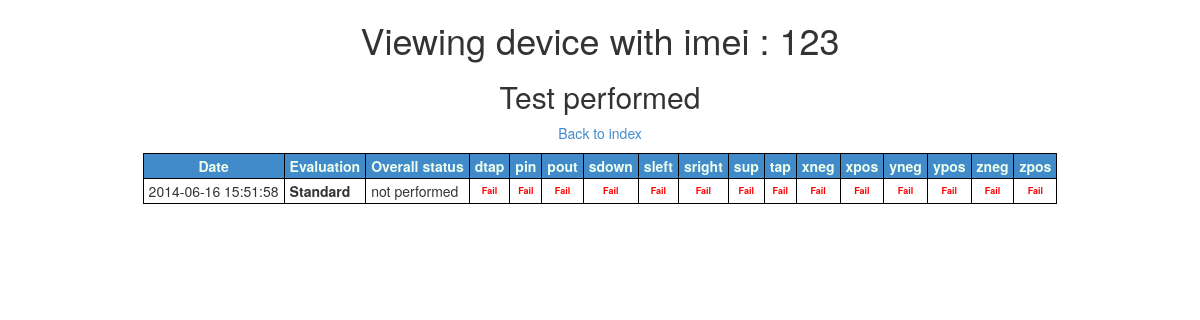
The app's page /admin/devices/view.php?imei=123, older data.
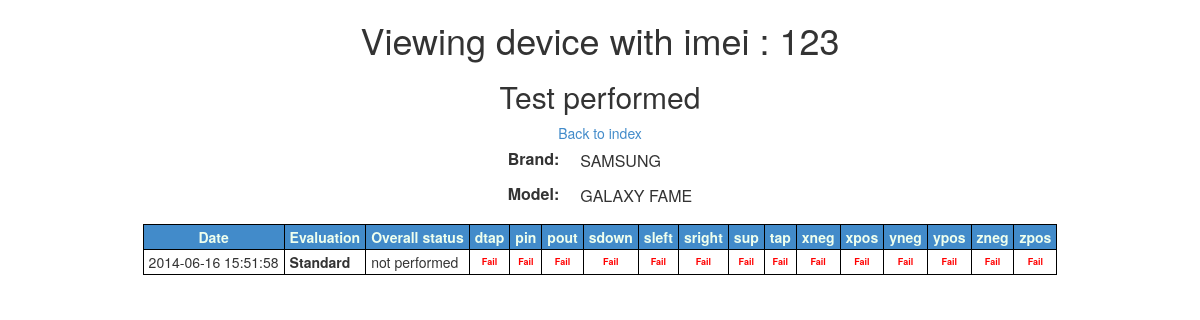
The same page, newer data.
### tables this page shows
CREATE TABLE `devices` (
  `id_device` int(11) NOT NULL AUTO_INCREMENT,
  `name` varchar(45) DEFAULT NULL,
  `imei` varchar(30) DEFAULT NULL,
  `id_model` int(11) DEFAULT NULL,
  `id_brand` int(11) DEFAULT NULL,
  `last_use` timestamp NULL DEFAULT CURRENT_TIMESTAMP,
  PRIMARY KEY (`id_device`),
  UNIQUE KEY `iddevices_UNIQUE` (`id_device`),
  UNIQUE KEY `imei_UNIQUE` (`imei`),
  KEY `fk_devices_1_idx` (`id_brand`),
  KEY `fk_devices_2_idx` (`id_model`),
  CONSTRAINT `fk_devices_1` FOREIGN KEY (`id_brand`) REFERENCES `brands` (`id_brand`) ON DELETE SET NULL ON UPDATE CASCADE,
  CONSTRAINT `fk_devices_2` FOREIGN KEY (`id_model`) REFERENCES `models` (`id_model`) ON DELETE SET NULL ON UPDATE CASCADE
);

CREATE TABLE `brands` (
  `id_brand` int(11) NOT NULL AUTO_INCREMENT,
  `name` varchar(75) DEFAULT NULL,
  `description` varchar(45) DEFAULT NULL,
  PRIMARY KEY (`id_brand`),
  UNIQUE KEY `id_brands_UNIQUE` (`id_brand`)
);

CREATE TABLE `models` (
  `id_model` int(11) NOT NULL AUTO_INCREMENT,
  `name` varchar(45) DEFAULT NULL,
  `model` varchar(45) DEFAULT NULL,
  `id_brand` int(11) DEFAULT NULL,
  PRIMARY KEY (`id_model`),
  UNIQUE KEY `id_models_UNIQUE` (`id_model`),
  KEY `fk_models_1_idx` (`id_brand`),
  CONSTRAINT `fk_models_1` FOREIGN KEY (`id_brand`) REFERENCES `brands` (`id_brand`) ON DELETE CASCADE ON UPDATE CASCADE
);

### admin/devices/view.php (the view, shortened to what this page needs)
<html>
    <head>
        <?php
        include_once '../../template/_head.php';
        include_once "../requests/getTests.php";
        ?>
        <link href="/mobile/admin/css/admin.css" rel="stylesheet" type="text/css" >
    </head>
    <body>
        <div class="container">
            <?php
            $link = mysqli_connect($hst, $usrnm, $psswrd, $schm) or die("Error " . mysqli_error($link));
            $imei = filter_input(INPUT_GET, "imei");
            $device = "SELECT d.*, b.id_brand, b.name as brand_name, m.id_model, m.name as model_name FROM devices d left outer join brands b on d.id_brand = b.id_brand left outer join models m on d.id_model = m.id_model WHERE d.imei = " . $imei . " ORDER BY d.last_use DESC LIMIT 20;" or die("Error " . mysqli_error($link));
            $device_result = $link->query($device);
            $device = mysqli_fetch_array($device_result);
            $tests_query = "SELECT t.* FROM tests t ORDER BY t.tag;";
            $tests = $link->query($tests_query);
            $resultados_result = "SELECT r.test_date, d.imei, e.name, e.description, s.name as status FROM "
                    . "results r, devices d, evaluations e, status s WHERE "
                    . "r.id_device = d.id_device AND "
                    . "r.id_evaluation = e.id_evaluation AND "
                    . "r.id_status_evaluation = s.id_status AND "
                    . "r.id_device = " . $device["id_device"] . " GROUP BY r.test_date ORDER BY r.test_date DESC;";
            $resultados = $link->query($resultados_result);
            ?>
            <center>
                <h1>Viewing device with imei : <?php echo $imei; ?></h1>
                <h2>Test performed</h2>
                <a href="/mobile/admin/" >Back to index</a>
                <br>
                <table class="stylish">
                    <?php if ($device['id_brand'] !== null) { ?>
                        <tr>
                            <td>
                                <label>Brand:</label>
                            </td>
                            <td>
                                <?php echo $device['brand_name'] ?>
                            </td>
                        </tr>
                    <?php } ?>
                    <?php if ($device['id_model'] !== null) { ?>
                        <tr>
                            <td>
                                <label>Model:</label>
                            </td>
                            <td>
                                <?php echo $device['model_name'] ?>
                            </td>
                        </tr>
                    <?php } ?>
                </table>
                <table>
                    <thead>
                        <tr>
                            <th><span class="minify">Date</span></th>
                            <th><span class="minify">Evaluation</span></th>
                            <th><span class="minify">Overall status</span></th>
                            <?php while ($test = mysqli_fetch_array($tests)) { ?>
                            <th><span class="minify vertical"><?php echo $test['tag'] ?></span></th>
                            <?php } ?>
                        </tr>
                    </thead>
                    <tbody>
                        <?php
                        while ($resultado = mysqli_fetch_array($resultados)) {
                            ?>
                            <tr>
                                <td><span class="minify"><?php echo $resultado["test_date"] ?></span></td>
                                <td><span class="evaluation minify"><?php echo $resultado["name"] ?> </span></td>
                                <td class="<?php echo $resultado["status"] ?> minify">
                                    <span>
                                        <?php echo $resultado["status"] ?>
                                    </span>
                                </td>
                            </tr>
                            <?php
                        }
                        ?>
                    </tbody>
                </table>
            </center>
        </div>
    </body>
</html>

Row changes from the older to the newer data that the page shows:
now on this page (row edited): devices: id_brand.name "SAMSUNG", id_model.name "GALAXY FAME"
Text that changed along with them:
text now shown: "Brand: Model:"
